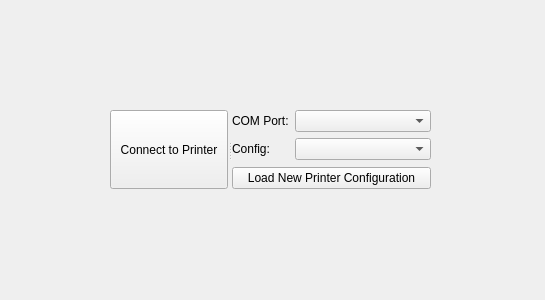
<?xml version="1.0" encoding="UTF-8"?>
<ui version="4.0">
 <class>ConnectWidget</class>
 <widget class="QWidget" name="ConnectWidget">
  <property name="geometry">
   <rect>
    <x>0</x>
    <y>0</y>
    <width>545</width>
    <height>300</height>
   </rect>
  </property>
  <property name="windowTitle">
   <string>Form</string>
  </property>
  <widget class="QSplitter" name="splitter">
   <property name="geometry">
    <rect>
     <x>110</x>
     <y>110</y>
     <width>321</width>
     <height>79</height>
    </rect>
   </property>
   <property name="orientation">
    <enum>Qt::Horizontal</enum>
   </property>
   <widget class="QPushButton" name="connectButton">
    <property name="text">
     <string>Connect to Printer</string>
    </property>
   </widget>
   <widget class="QWidget" name="layoutWidget">
    <layout class="QVBoxLayout" name="verticalLayout">
     <item>
      <layout class="QFormLayout" name="formLayout">
       <item row="0" column="0">
        <widget class="QLabel" name="label_portL">
         <property name="text">
          <string>COM Port:</string>
         </property>
        </widget>
       </item>
       <item row="0" column="1">
        <widget class="QComboBox" name="portBox"/>
       </item>
       <item row="1" column="0">
        <widget class="QLabel" name="label_configL">
         <property name="text">
          <string>Config:</string>
         </property>
        </widget>
       </item>
       <item row="1" column="1">
        <widget class="QComboBox" name="configBox"/>
       </item>
      </layout>
     </item>
     <item>
      <widget class="QPushButton" name="configButton">
       <property name="text">
        <string>Load New Printer Configuration</string>
       </property>
      </widget>
     </item>
    </layout>
   </widget>
  </widget>
 </widget>
 <resources/>
 <connections/>
</ui>
